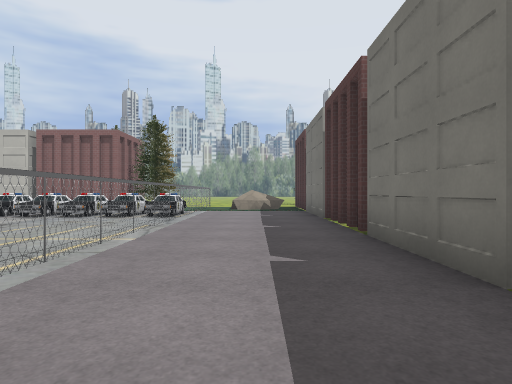
[1] (above)

17 first-person views from a walk through a 3-D level made in the Godot game engine. The camera is 1.4 m above the floor, looks level and sees 75° across. The floor is counted in squares, 2.4 m on a side. Each view is taken from the middle of a square. On the plan, view 1 faces up. The plan holds only what a view shows up to about 9 squares ahead; the rest is blank. The place goes on beyond the plan. Characters and animated objects are not drawn. Some surface patterns are stand-ins.

[2]
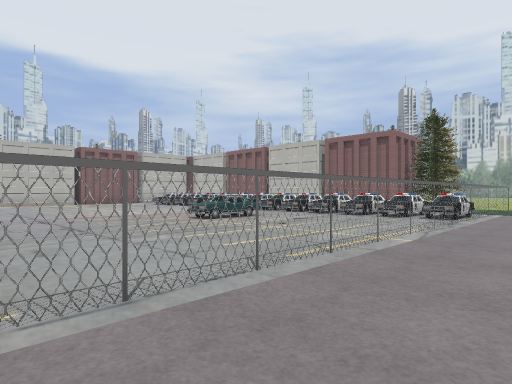

[3]
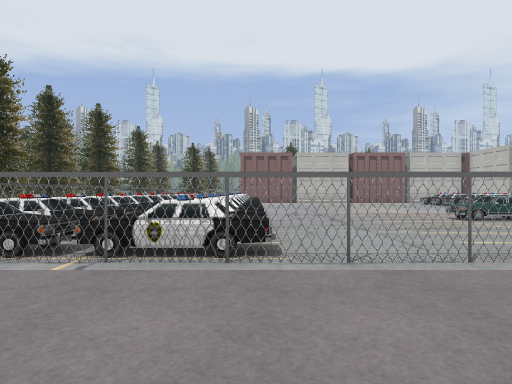

[4]
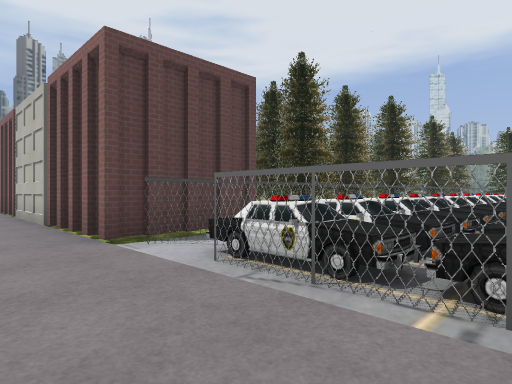

[5]
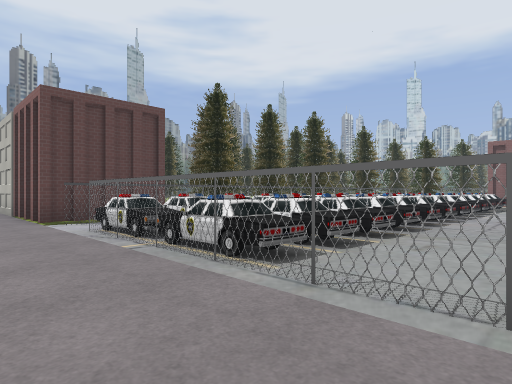

[6]
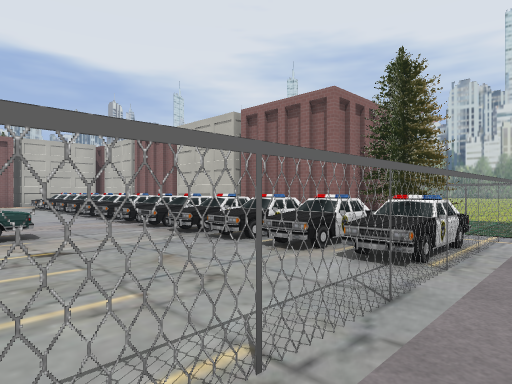

[7]
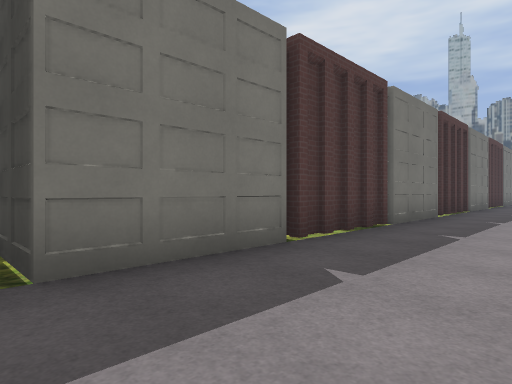

[8]
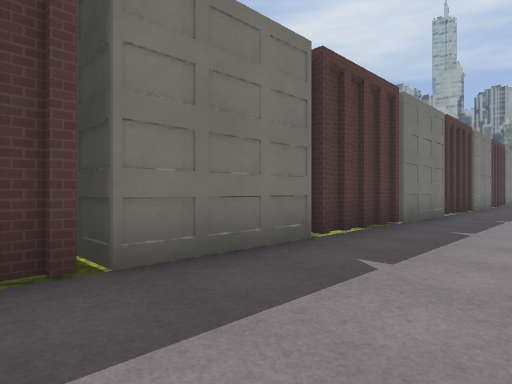

[9]
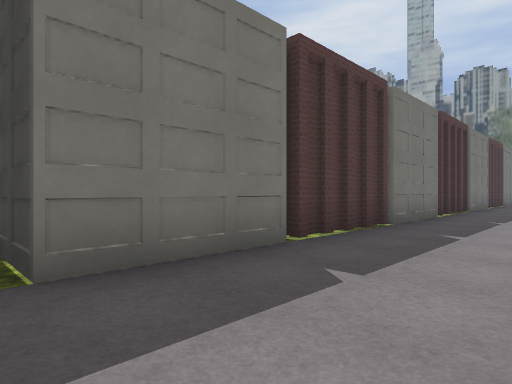

[10]
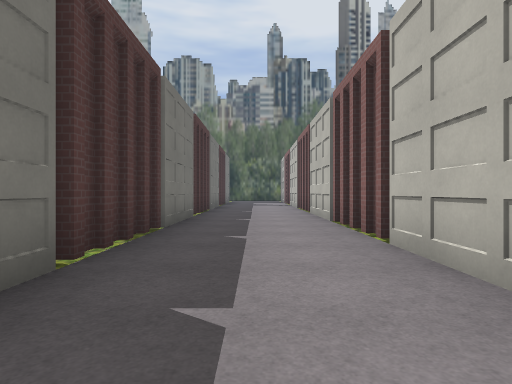

[11]
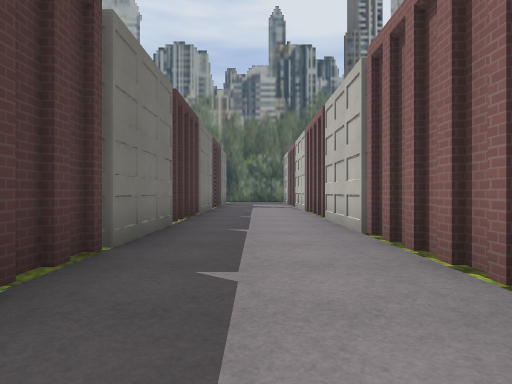

[12]
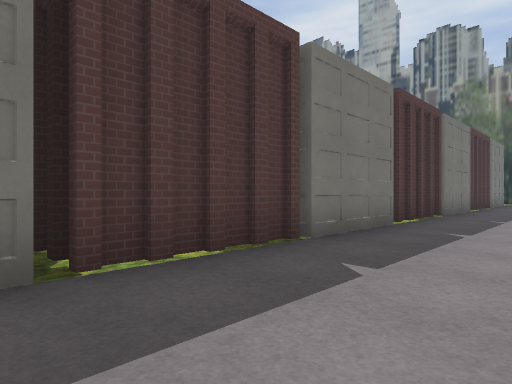

[13]
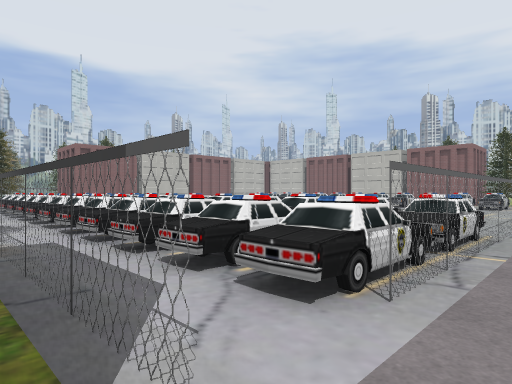

[14]
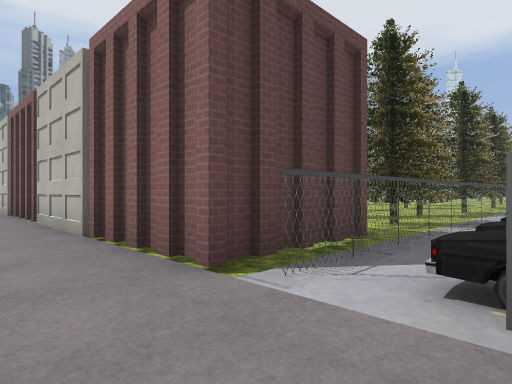

[15]
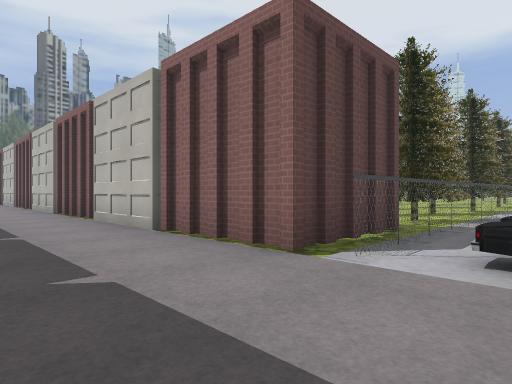

[16]
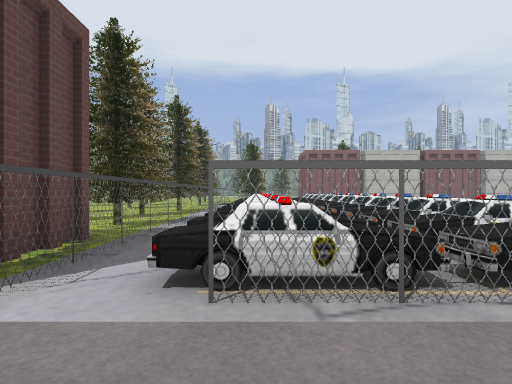

[17]
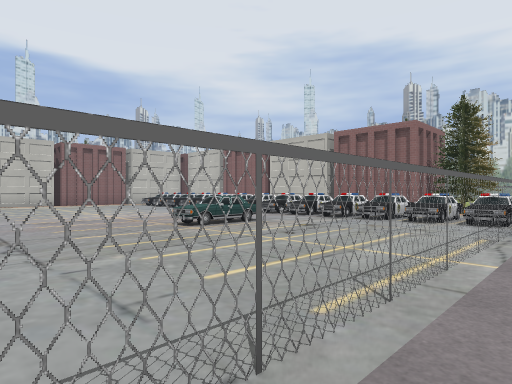

### Floor plan
Key: @ floor where view 1 was taken; # wall or solid block; . floor; C car; B building; T pine tree; O other object.
Columns run from 12 left of view 1 to 3 right of it. Each row starts with its distance up from view 1.
  9 OCCCCCCCCCC...#
  8 OCCCCCCCCCC...B
  7  .........#...B
  6     ..C...#...#
  5   .... ...#...B
  4  .....C...#...##
  3  .........#...#
  2  .........#...B
  1   ........#...#
  0  OCCCCCCCC#.@.#
 -1  OCCCCCCCCC...B
 -2 OCCCCCCCCC#...#
 -3 OCCCCCCCCCC...B
 -4  OCCCCCC......B
 -5  T####T####...#
 -6  TTTT.T.  #...B
 -7     .T    B...##
 -8      T    #...#
 -9           #...B
-10           #...#
-11           B...#
-12           #...B
-13           #...#
-14         B #...B
-15         B #...B#
-16           #...##
-17           #...B
-18           B...#
-19           #...#
-20           #...B
-21           #...#
-22           B...#
-23           #...B

Positions as (right, up) in squares from view 1, and headings:
1: (0, 0), facing up
2: (0, 0), facing up-left
3: (1, 0), facing left
4: (0, -1), facing down-left
5: (0, 2), facing down-left
6: (-1, 5), facing up-left
7: (-1, 5), facing down-right
8: (-1, 0), facing down-right
9: (-1, -6), facing down-right
10: (0, -12), facing down
11: (0, -14), facing down
12: (-1, -14), facing down-right
13: (-1, -5), facing up-left
14: (0, -3), facing down-left
15: (1, -3), facing down-left
16: (0, -3), facing left
17: (-1, 1), facing up-left
